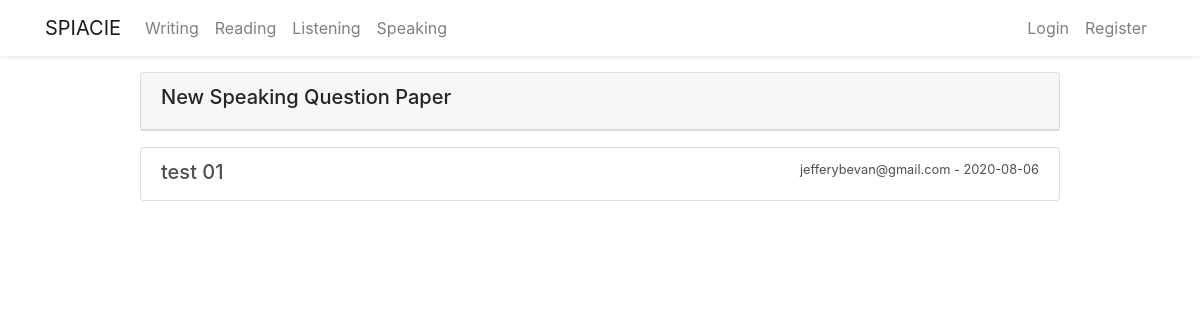
The page /speaking on the database as committed earlier.
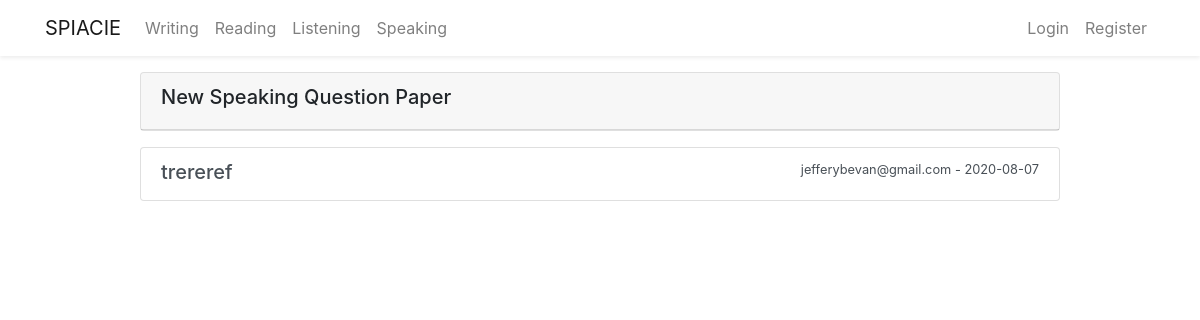
The same page on the database as committed later.
### flaskblog/models.py (models this page shows, shortened)
class Speaking(db.Model):
    id = db.Column(db.Integer, primary_key=True)
    title = db.Column(db.String(300), unique=True, nullable=False)
    question_01 = db.Column(db.String(500), nullable=False)
    question_02 = db.Column(db.String(500), nullable=False)
    question_03 = db.Column(db.String(500), nullable=False)
    question_04 = db.Column(db.String(500), nullable=False)
    question_05 = db.Column(db.String(500), nullable=False)
    date_posted = db.Column(db.DateTime, nullable=False,
                            default=datetime.now())
    user_id = db.Column(db.Integer, db.ForeignKey('user.id'), nullable=False)

class User(db.Model, UserMixin):
    id = db.Column(db.Integer, primary_key=True)
    firstname = db.Column(db.String(20), nullable=False)
    lastname = db.Column(db.String(20), nullable=False)
    username = db.Column(db.String(20), unique=True, nullable=False)
    email = db.Column(db.String(20), unique=True, nullable=False)
    password = db.Column(db.String(20), nullable=False)
    image_file = db.Column(db.String(20), nullable=False,
                           default='default.jpg')
    post = db.relationship('Post', backref='author', lazy=True)
    writingpaper = db.relationship(
        'Writingpaper', backref='wcreator', lazy=True)
    writinganswer = db.relationship(
        'Writingpaperanswer', backref='wcandidate', lazy=True)
    speaking = db.relationship(
        'Speaking', backref='vspeak', lazy=True)
    speakinganswer = db.relationship(
        'Speakinganswer', backref='speakanswer', lazy=True)
    Speakinganswersav = db.relationship(
        'Speakinganswersaved', backref='speakinganswersaved', lazy=True)

### flaskblog/speaking/routes.py (the view)
@speaking.route("/speaking")
def speak():
    speakings = Speaking.query.all()
    return render_template('speaking.html', speakings=speakings)

### flaskblog/templates/speaking.html (shortened to what this page needs)
{% extends 'layout.html' %} {% block content %}
<div class="row justify-content-center mt-3">
  <div class="col-md-10">
    <div class="card mb-3">
      <div class="card-header">
        <h5>New Speaking Question Paper</h5>
      </div>
    </div>
    {% for speaking in speakings %}
    <div class="list-group">
      <a
        href="{{ url_for('speaking.show_speaking', speaking_id= speaking.id )}}"
        class="list-group-item list-group-item-action"
      >
        <div class="d-flex w-100 justify-content-between">
          <h5 class="mb-1">{{ speaking.title }}</h5>
          <small>
            {{ speaking.vspeak.username }} -
            {{speaking.date_posted.strftime('%Y-%m-%d') }}</small
          >
        </div>
      </a>
    </div>
    {% endfor %}
  </div>
</div>
{% endblock content %}

### flaskblog/templates/layout.html (shortened to what this page needs)
<!DOCTYPE html>
<html lang="en">
  <head>
    <link
      rel="stylesheet"
      href="https://stackpath.bootstrapcdn.com/bootstrap/4.5.0/css/bootstrap.min.css"
    />
  </head>
  <body>
    {% include 'includes/_navbar.html' %}
    <div class="container mt-3">
       {% block content %} {% endblock
      content%}
    </div>
  </body>
</html>

### flaskblog/templates/includes/_navbar.html (shortened to what this page needs)
<nav class="navbar navbar-expand-md navbar-light bg-white shadow-sm">
  <div class="container">
    <a class="navbar-brand" href="/">SPIACIE</a>
    <div class="collapse navbar-collapse" id="navbarSupportedContent">
      <ul class="navbar-nav mr-auto">
        <li class="nav-item">
          <a class="nav-link" href="{{ url_for('writing.write') }}">Writing</a>
        </li>
        <li class="nav-item">
          <a class="nav-link" href="#">Reading</a>
        </li>
        <li class="nav-item">
          <a class="nav-link" href="#">Listening</a>
        </li>
        <li class="nav-item">
          <a class="nav-link" href="{{ url_for('speaking.speak') }}">Speaking</a>
        </li>
      </ul>
      <ul class="navbar-nav ml-auto">
        {% if current_user.is_authenticated %}
        <li class="nav-item">
          <a class="nav-link" href="/post/new">New Post</a>
        </li>
        <li class="nav-item">
          <a class="nav-link" href="/account">Account</a>
        </li>
        <li class="nav-item">
          <a class="nav-link" href="/logout">Logout</a>
        </li>
        {% else %}
        <li class="nav-item">
          <a class="nav-link" href="/login">Login</a>
        </li>
        <li class="nav-item">
          <a class="nav-link" href="/register">Register</a>
        </li>
        {% endif %}
      </ul>
    </div>
  </div>
</nav>

Rows that differ between the two databases and show on the page:
removed Speaking: title "test 01", vspeak.username "jefferybevan@gmail.com", date_posted "2020-08-06"
added Speaking: title "trereref", vspeak.username "jefferybevan@gmail.com", date_posted "2020-08-07"
